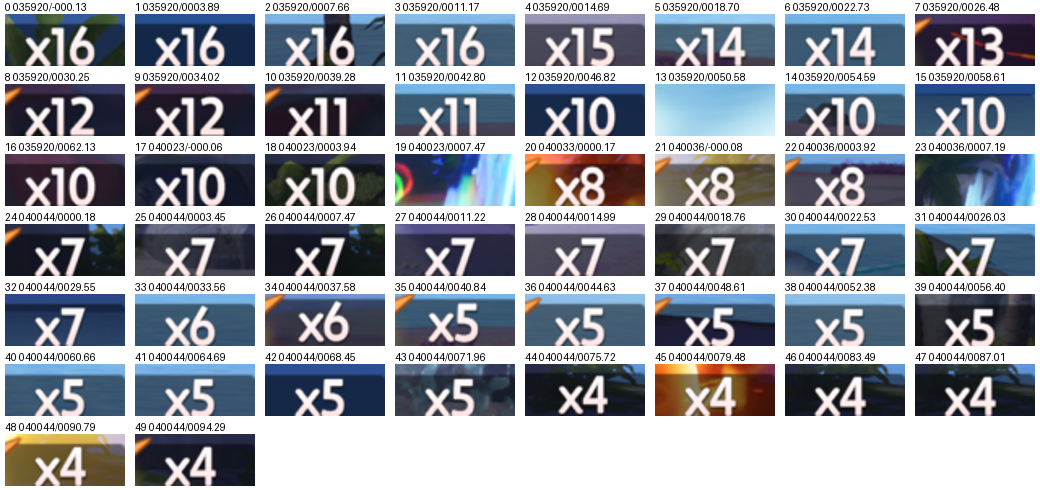
#> input picture bossbar/xn_sheet.png, 1040 x 490 px
$ python -i xn_digits.py   (imports and definitions only)
#> lines starting #> are read from the running program, lines starting #| are printed output that depends on the picture; after the words box and inside, x2 and y2 are one past the last pixel; in counts of white or black regions, pixels touching at a corner belong together
#> further down, picture is the input picture: PIL image 1040x490 RGB; mean R, G, B 148.6, 153.4, 162.7
#> (reads bossbar/xn_templates.json from the repository)
"""Reads the boss bar's segment counter (x16 ... x1) by matching digit shapes instead of OCR.

Windows OCR reads two-digit counters well but misses single digits ('x5'), so the counter's fixed font is
matched against digit templates (xn_templates.json) built from labeled frames of a real fight.
"""
import json, os
from PIL import Image

import settings as C
HERE = C.RES
TPL_FILE = os.path.join(HERE, 'xn_templates.json')
GW, GH = 12, 18                      # normalized glyph size
SMALL_H = READ_H = 30                # counter crops shorter than this (720p is 16, 1080p 25) are enlarged to it first

def white_mask(img):
    """1 where the pixel is near-white text (not bright sky or sand), else 0. Built with PIL's own operations."""
    from PIL import ImageChops
    r, g, b = img.convert('RGB').split(); w, h = img.size
#> after `r, g, b = img.convert('RGB').split()`:
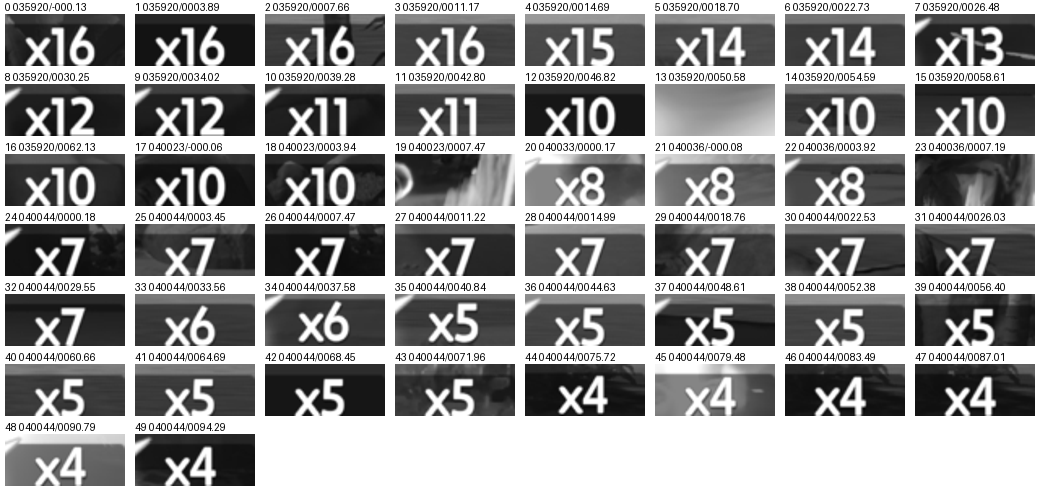
#> r: PIL image 1040x490 L; min 3, max 255, mean 148.6
#> after `r, g, b = img.convert('RGB').split()`:
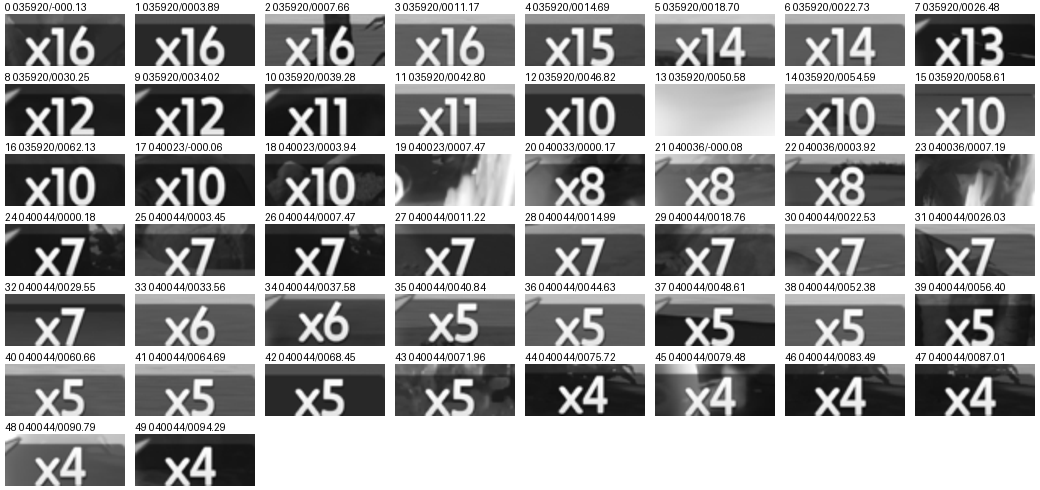
#> g: PIL image 1040x490 L; min 3, max 255, mean 153.4
#> after `w, h = img.size`: w = 1040; h = 490
    lo = ImageChops.darker(ImageChops.darker(r, g), b); hi = ImageChops.lighter(ImageChops.lighter(r, g), b)
#> after `lo = ImageChops.darker(ImageChops.darker(r, g), b)`:
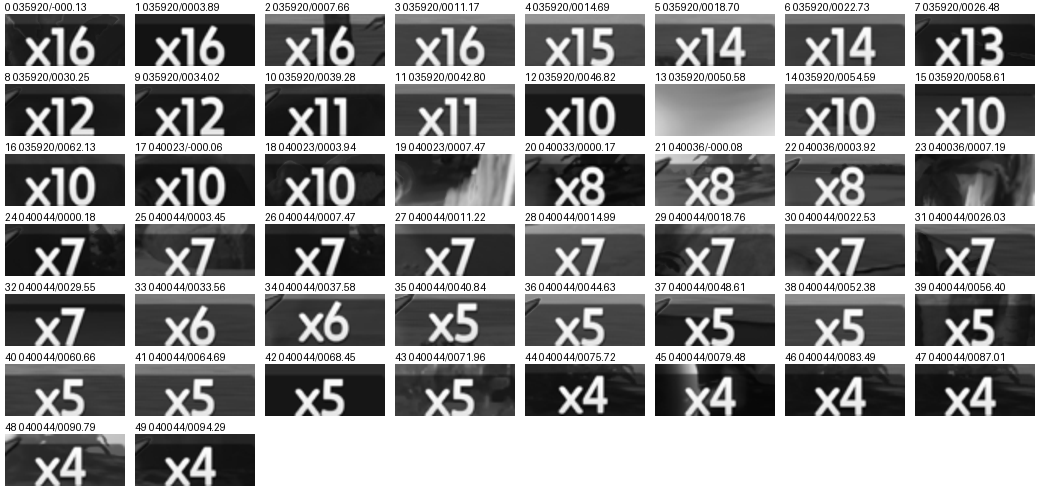
#> lo: PIL image 1040x490 L; min 1, max 255, mean 143.1
#> after `hi = ImageChops.lighter(ImageChops.lighter(r, g), b)`:
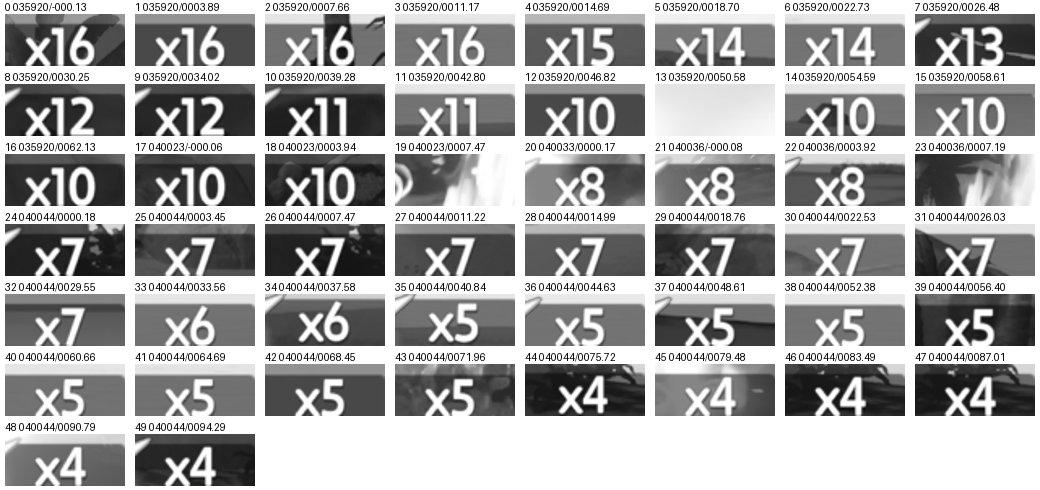
#> hi: PIL image 1040x490 L; min 3, max 255, mean 167.7
    m = ImageChops.darker(lo.point(lambda v: 1 if v > 165 else 0), ImageChops.subtract(hi, lo).point(lambda v: 1 if v < 60 else 0))
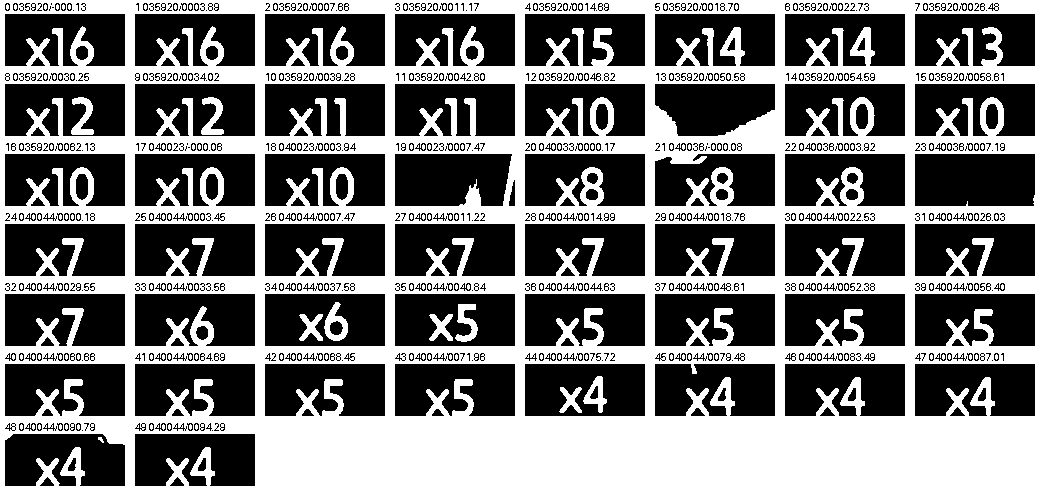
#> m: PIL image 1040x490 L; values 0 (black) and 1 (white), 44.5% white; 276 white regions (266 under 20 px), largest, box (x1, y1, x2, y2) and area: (0, 0, 1040, 490) 219917, (324, 302, 348, 341) 453, (455, 304, 478, 342) 439
#> in split_counter, `m = white_mask(img)`: m = 490 items
    data = m.tobytes()
    return [list(data[y * w:(y + 1) * w]) for y in range(h)]

def glyphs(mask):
    """Split the mask into glyphs by empty columns; returns list of (x0, x1, y0, y1)."""
    h = len(mask); w = len(mask[0]) if h else 0
#> after `h = len(mask)`: h = 490
#> after `w = len(mask[0]) if h else 0`: w = 1040
    cols = [sum(mask[y][x] for y in range(h)) for x in range(w)]
#> cols = 1040 values, max 490 at index 0, min 86 at index 23, mean 218.1
    out = []; x = 0
    while x < w:
        if cols[x]:
            s = x
            while x < w and cols[x]: x += 1
            ys = [y for y in range(h) if any(mask[y][c] for c in range(s, x))]
            out.append((s, x, ys[0], ys[-1] + 1))
        x += 1
#> this loop made 1 pass
#> (s, x) on pass 1: (0, 1041)
#> after the loop, out = [(0, 1040, 0, 490)]; x = 1041
    # drop specks (anti-aliasing dust) - keep glyphs at least 35% of the tallest one
    tall = max((g[3] - g[2] for g in out), default=0)
#> tall = 490
    return [g for g in out if g[3] - g[2] >= 0.35 * tall and g[1] - g[0] >= 2]

def normalize(mask, g):
    x0, x1, y0, y1 = g
    im = Image.new('L', (x1 - x0, y1 - y0))
    im.putdata([255 * mask[y][x] for y in range(y0, y1) for x in range(x0, x1)])
    im = im.resize((GW, GH), Image.BILINEAR)
    return [v / 255 for v in im.getdata()]

def split_touching(mask, gs):
    """Glyphs that touch once scaled (the 'x' and a '4' at 720p and 4K) come out as one shape wider than it is tall,
    which no single character here is: cut such a shape at its thinnest column in the middle part, again if needed."""
    out = []
#> out = []
    for g in gs:
        parts = [g]
        while parts and (parts[-1][1] - parts[-1][0]) > 1.05 * (parts[-1][3] - parts[-1][2]) and len(parts) < 4:
            x0, x1, y0, y1 = parts.pop()
            w = x1 - x0
            lo, hi = x0 + max(2, int(w * 0.3)), x1 - max(2, int(w * 0.3))
            if hi <= lo:
                parts.append((x0, x1, y0, y1)); break
            cut = min(range(lo, hi), key=lambda x: sum(mask[y][x] for y in range(y0, y1)))
            for a, b in ((x0, cut), (cut + 1, x1)):
                ys = [y for y in range(y0, y1) if any(mask[y][c] for c in range(a, b))]
                if ys and b - a >= 2: parts.append((a, b, ys[0], ys[-1] + 1))
        out += parts
#> this loop made 1 pass
#> out on pass 1: [(0, 413, 0, 490), (414, 803, 0, 490), (804, 1040, 0, 490)]
    return out

def split_counter(img):
    """Glyph vectors of the digits after the 'x' (the 'x' is the first glyph and is shorter than digits)."""
    m = white_mask(img); gs = split_touching(m, glyphs(m))
#> after `gs = split_touching(m, glyphs(m))`: gs = [(0, 413, 0, 490), (414, 803, 0, 490), (804, 1040, 0, 490)]
    if len(gs) < 2: return []
    tall = max(g[3] - g[2] for g in gs)
    digits = [g for g in gs[1:] if g[3] - g[2] >= 0.8 * tall]      # digits are full height, the 'x' is not
#> digits = [(414, 803, 0, 490), (804, 1040, 0, 490)]
    return [normalize(m, g) for g in digits][:2]
#> in normalize, `im = Image.new('L', (x1 - x0, y1 - y0))`: im: PIL image 389x490 L; every value is 0
#> in normalize, `im.putdata([255 * mask[y][x] for y in range(y0, y1) for x in range(x0,..`:
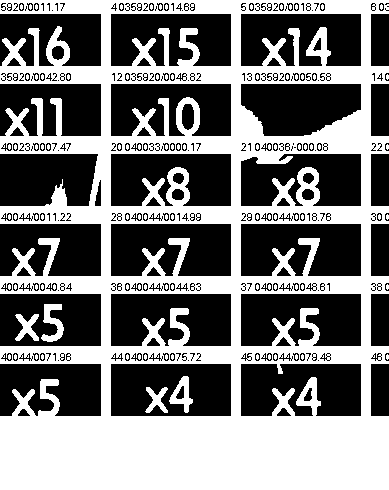
#> im: PIL image 389x490 L; 47% white; 100 white regions (95 under 20 px), largest, box (x1, y1, x2, y2) and area: (0, 0, 389, 490) 86735, (41, 304, 64, 342) 439, (169, 376, 193, 413) 390, (15, 314, 39, 341) 339, (145, 387, 168, 413) 294
#> call 2 of normalize, with g = (804, 1040, 0, 490)
#> in normalize (call 2), `x0, x1, y0, y1 = g`: x0 = 804; x1 = 1040; y0 = 0; y1 = 490
#> in normalize (call 2), `im = Image.new('L', (x1 - x0, y1 - y0))`: im: PIL image 236x490 L; every value is 0
#> in normalize (call 2), `im.putdata([255 * mask[y][x] for y in range(y0, y1) for x in range(x0,..`:
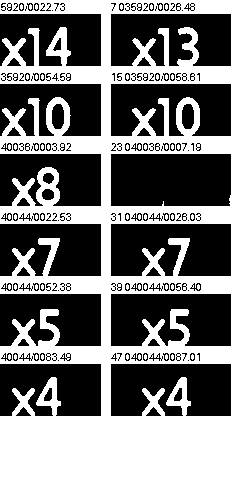
#> im: PIL image 236x490 L; 46.1% white; 56 white regions (55 under 20 px), largest, box (x1, y1, x2, y2) and area: (0, 0, 236, 490) 52532

def load_templates():
    try:
        with open(TPL_FILE, encoding='utf-8') as f: return json.load(f)
    except (OSError, ValueError): return {}

def match(vec, tpl):
    best, second, bd = None, None, 1e9; sd = 1e9
    for d, t in tpl.items():
        dist = sum(abs(a - b) for a, b in zip(vec, t)) / len(vec)
        if dist < bd: second, sd = best, bd; best, bd = d, dist
        elif dist < sd: second, sd = d, dist
    return best, bd, sd

def read_counter(img, tpl=None, max_dist=0.22):
    """Returns the counter value (1..16) or None when unsure."""
    tpl = tpl or load_templates()
    if not tpl: return None
    if img.height < SMALL_H:          # small counters: the 'x' and a '1' touch and read as one shape (x16 -> 6)
        img = img.resize((max(1, round(img.width * READ_H / img.height)), READ_H), Image.BICUBIC)
    ds = split_counter(img)
#> ds = 2 items
    if not ds: return None
    s = ''
    for v in ds:
        d, bd, sd = match(v, tpl)
        if d is None or bd > max_dist or sd - bd < 0.03: return None
        s += d
#> this loop made 1 pass
#> (bd, sd, d) on pass 1: (0.298, 0.353, '3')
#> after the loop, s = ''
    n = int(s)
    return n if 1 <= n <= 16 else None

>>> from PIL import Image
>>> picture = Image.open('xn_sheet.png')
>>> result = read_counter(picture)
